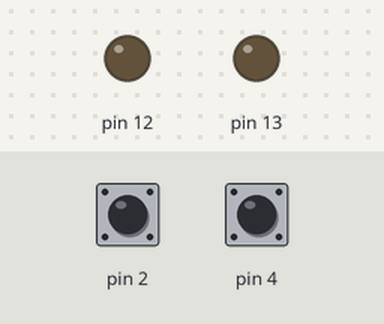
Bench run of a sketch on a simulated Arduino Uno, built with avr-gcc and run on an emulated ATmega328P. Parts: output pins drawn as LEDs (lit = HIGH). Inputs (shaded band) come from the test bench; at power-on: pin 2 HIGH, pin 4 HIGH.

Above: at 1.2 s.
1.3 s: pin 2 pulled LOW for 0.15 s
At 1.37 s:
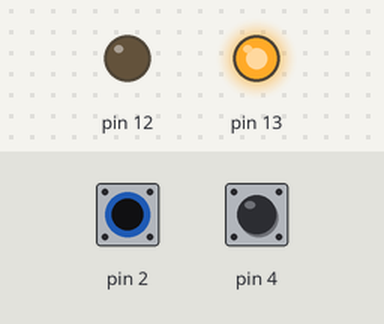
2.9 s: pin 4 pulled LOW for 0.15 s
At 2.97 s:
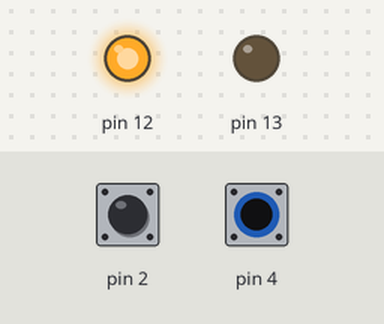
4.5 s: pin 4 pulled LOW for 3.2 s
At 8.2 s:
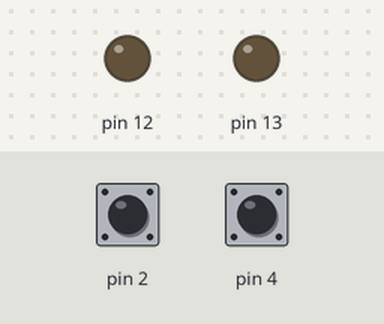
9.2 s: pin 2 pulled LOW for 3.2 s
At 10.6 s:
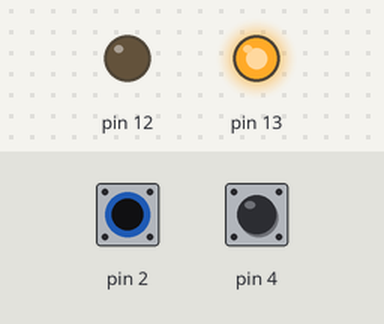
13.9 s: pin 2 driven LOW and pin 4 driven LOW
At 14.2 s:
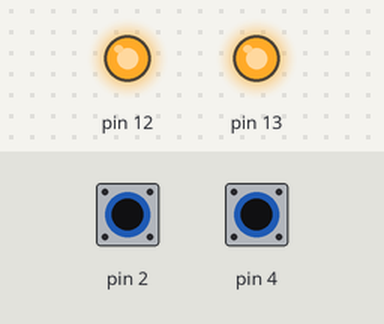
Timing chart, 0 to 16.4 s (numbered marks = the images above; inputs shaded):
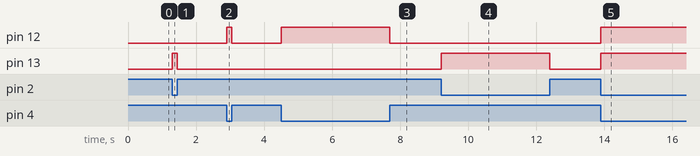

Measured:
- after the input at 1.3 s, pin 13: LOW → HIGH at once, → LOW 0.15 s later
- after the input at 2.9 s, pin 12: LOW → HIGH at once, → LOW 0.15 s later
- after the input at 4.5 s, pin 12: LOW → HIGH at once, → LOW 3.2 s later
- after the input at 9.2 s, pin 13: LOW → HIGH at once, → LOW 3.2 s later
- after the input at 13.9 s, pin 12, pin 13: LOW → HIGH at once

The sketch:

led_botao2.ino
```cpp
void setup(){
  pinMode(13, OUTPUT);
  pinMode(12, OUTPUT);
  pinMode(2, INPUT_PULLUP);
  pinMode(4, INPUT_PULLUP);
}

void loop(){
  int botao1 = digitalRead(2), botao2 = digitalRead(4);
  if (botao1 == 0){
    digitalWrite(13,1);
  }
  else{
    digitalWrite(13,0);
  }
  if(botao2 == 0){
    digitalWrite(12,1);
  }
  else{
    digitalWrite(12,0);
  }
}
```
